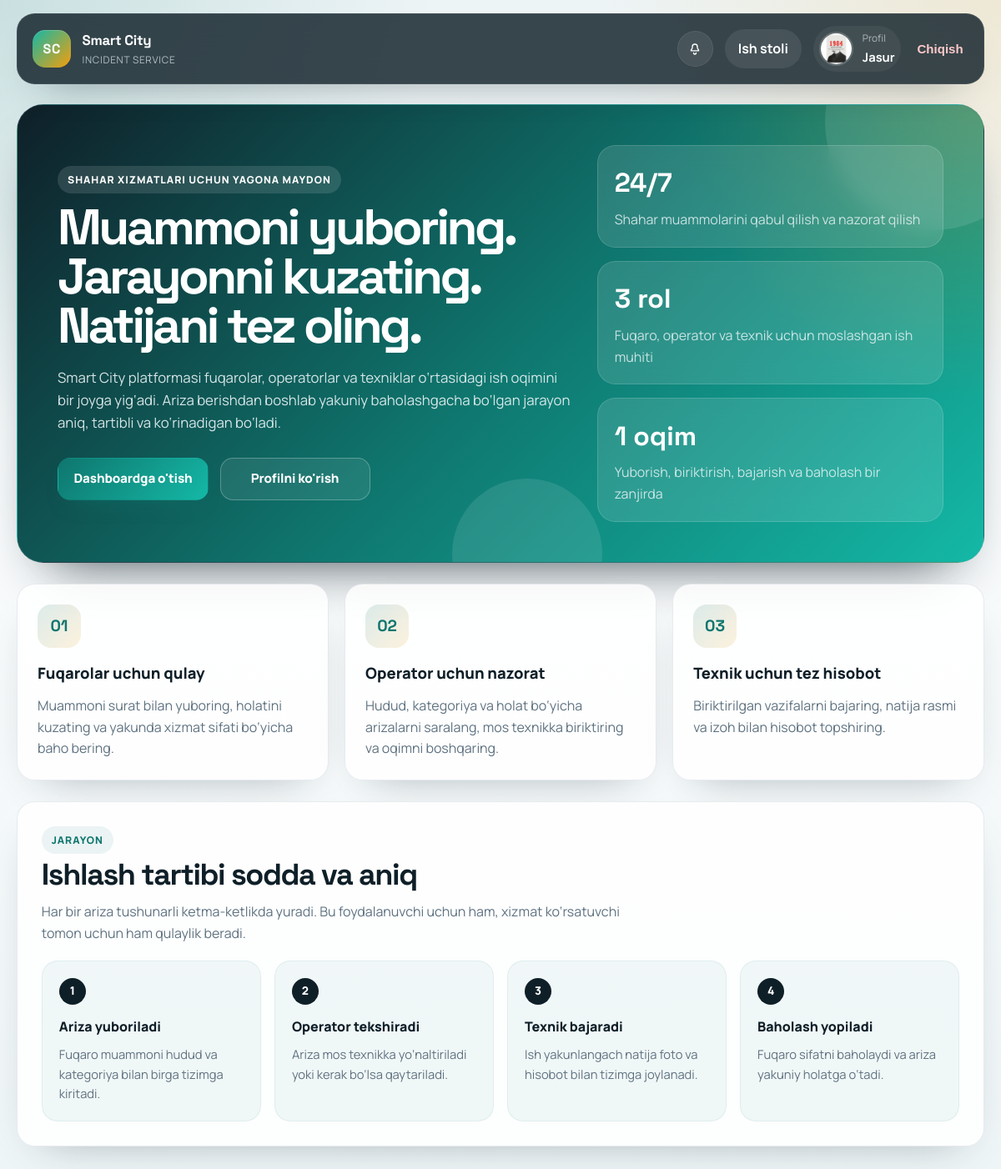
Screenshot of / (signed in) with the database file from the repository.
### accounts/models.py (models this page shows, shortened)
class User(AbstractUser):
    ROLE_CHOICES = (
        ('CITIZEN', 'Fuqaro'),
        ('OPERATOR', 'Operator'),
        ('TECHNICIAN', 'Texnik'),
    )
    role = models.CharField(max_length=20, choices=ROLE_CHOICES, default='CITIZEN')
    phone = models.CharField(max_length=20, blank=True, null=True)
    region = models.CharField(max_length=50, choices=REGION_CHOICES, blank=True)
    city = models.CharField(max_length=100, blank=True)
    telegram_id = models.CharField(max_length=100, blank=True, null=True, unique=True)
    category = models.ForeignKey('incidents.Category', on_delete=models.SET_NULL, null=True, blank=True)
    avatar = models.ImageField(upload_to='avatars/', blank=True, null=True)

### incidents/views.py (the view)
# urls.py: path('', views.HomeView.as_view(), name='home'),
class HomeView(View):
    def get(self, request):
        return render(request, 'incidents/home.html')

### incidents/context_processors.py (called while the page is built)
def notifications(request):
    if request.user.is_authenticated:
        return {
            'unread_notifications_count': request.user.notifications.filter(is_read=False).count()
        }
    return {'unread_notifications_count': 0}

### templates/incidents/home.html (shortened to what this page needs)
{% extends 'base.html' %}
{% block content %}
<div class="home-shell">
    <section class="home-hero card">
        <div class="home-hero__content">
            <div>
                <span class="eyebrow" style="background: rgba(255,255,255,0.12); color: var(--white);">Shahar xizmatlari uchun yagona maydon</span>
                <h1 class="home-title">Muammoni yuboring. Jarayonni kuzating. Natijani tez oling.</h1>
                <p class="home-copy">Smart City platformasi fuqarolar, operatorlar va texniklar o‘rtasidagi ish oqimini bir joyga yig‘adi. Ariza berishdan boshlab yakuniy baholashgacha bo‘lgan jarayon aniq, tartibli va ko‘rinadigan bo‘ladi.</p>
                <div class="home-actions">
                    {% if not user.is_authenticated %}
                        <a href="{% url 'register' %}" class="btn">Ro'yxatdan o'tish</a>
                        <a href="{% url 'login' %}" class="btn btn-outline">Kirish</a>
                    {% else %}
                        <a href="{% url 'dashboard' %}" class="btn">Dashboardga o'tish</a>
                        <a href="{% url 'profile' %}" class="btn btn-outline">Profilni ko'rish</a>
                    {% endif %}
                </div>
            </div>
            <div class="hero-metrics">
                <div class="hero-metric">
                    <div class="hero-metric__value">24/7</div>
                    <div class="hero-metric__label">Shahar muammolarini qabul qilish va nazorat qilish</div>
                </div>
                <div class="hero-metric">
                    <div class="hero-metric__value">3 rol</div>
                    <div class="hero-metric__label">Fuqaro, operator va texnik uchun moslashgan ish muhiti</div>
                </div>
                <div class="hero-metric">
                    <div class="hero-metric__value">1 oqim</div>
                    <div class="hero-metric__label">Yuborish, biriktirish, bajarish va baholash bir zanjirda</div>
                </div>
            </div>
        </div>
    </section>
    <section class="home-grid">
        <article class="card feature-card">
            <div class="feature-icon">01</div>
            <h3 class="feature-title">Fuqarolar uchun qulay</h3>
            <p class="feature-copy">Muammoni surat bilan yuboring, holatini kuzating va yakunda xizmat sifati bo‘yicha baho bering.</p>
        </article>
        <article class="card feature-card">
            <div class="feature-icon">02</div>
            <h3 class="feature-title">Operator uchun nazorat</h3>
            <p class="feature-copy">Hudud, kategoriya va holat bo‘yicha arizalarni saralang, mos texnikka biriktiring va oqimni boshqaring.</p>
        </article>
        <article class="card feature-card">
            <div class="feature-icon">03</div>
            <h3 class="feature-title">Texnik uchun tez hisobot</h3>
            <p class="feature-copy">Biriktirilgan vazifalarni bajaring, natija rasmi va izoh bilan hisobot topshiring.</p>
        </article>
    </section>
    <section class="card flow-card">
        <div class="section-header">
            <div>
                <span class="eyebrow">Jarayon</span>
                <h2 class="section-title">Ishlash tartibi sodda va aniq</h2>
                <p class="section-copy">Har bir ariza tushunarli ketma-ketlikda yuradi. Bu foydalanuvchi uchun ham, xizmat ko‘rsatuvchi tomon uchun ham qulaylik beradi.</p>
            </div>
        </div>
        <div class="flow-grid">
            <div class="flow-step">
                <div class="flow-step__number">1</div>
                <h3 class="flow-step__title">Ariza yuboriladi</h3>
                <p class="flow-step__copy">Fuqaro muammoni hudud va kategoriya bilan birga tizimga kiritadi.</p>
            </div>
            <div class="flow-step">
                <div class="flow-step__number">2</div>
                <h3 class="flow-step__title">Operator tekshiradi</h3>
                <p class="flow-step__copy">Ariza mos texnikka yo‘naltiriladi yoki kerak bo‘lsa qaytariladi.</p>
            </div>
            <div class="flow-step">
                <div class="flow-step__number">3</div>
                <h3 class="flow-step__title">Texnik bajaradi</h3>
                <p class="flow-step__copy">Ish yakunlangach natija foto va hisobot bilan tizimga joylanadi.</p>
            </div>
            <div class="flow-step">
                <div class="flow-step__number">4</div>
                <h3 class="flow-step__title">Baholash yopiladi</h3>
                <p class="flow-step__copy">Fuqaro sifatni baholaydi va ariza yakuniy holatga o‘tadi.</p>
            </div>
        </div>
    </section>
</div>
{% endblock %}

### templates/base.html (shortened to what this page needs)
<!DOCTYPE html>
<html lang="uz">
<head>
</head>
<body>
    <nav class="site-nav">
        <div class="nav-shell">
            <a href="/" class="brand-link">
                <span class="brand-mark">SC</span>
                <span class="brand-text">
                    <span class="brand-title">Smart City</span>
                    <span class="brand-subtitle">Incident Service</span>
                </span>
            </a>
            <div class="nav-links">
                {% if user.is_authenticated %}
                    <div class="notification-menu">
                        <button type="button" id="notif-toggle" class="notification-toggle" aria-expanded="false" aria-controls="notif-dropdown">
                        </button>
                    </div>
                    <a href="{% url 'dashboard' %}" class="nav-pill">Ish stoli</a>
                    <a href="{% url 'profile' %}" class="nav-user">
                        {% if user.avatar %}
                            <img src="{{ user.avatar.url }}" class="avatar" alt="Avatar">
                        {% else %}
                            <span class="avatar-fallback">{{ user.username|first|upper }}</span>
                        {% endif %}
                        <span class="nav-user__name">
                            <span class="nav-user__label">Profil</span>
                            <span class="nav-user__value">{{ user.first_name|default:user.username }}</span>
                        </span>
                    </a>
                    <form action="{% url 'logout' %}" method="post" class="logout-form">
                        <button type="submit" class="logout-btn">Chiqish</button>
                    </form>
                {% else %}
                    <a href="{% url 'login' %}" class="nav-link">Kirish</a>
                    <a href="{% url 'register' %}" class="nav-pill">Ro'yxatdan o'tish</a>
                {% endif %}
            </div>
        </div>
    </nav>
    <main class="page-shell">
        <div class="page-content animate-fade">
            {% block content %}{% endblock %}
        </div>
    </main>
</body>
</html>

### templates/incidents/home.html (style rules this page uses)
.home-shell { display: grid; gap: 1.6rem; }
.home-hero { position: relative; overflow: hidden; padding: 3rem; border-radius: 2rem; background: radial-gradient(circle at top right, rgba(245, 158, 11, 0.22), transparent 28%), linear-gradient(135deg, #0f1f28 0%, #0f766e 52%, #14b8a6 100%); color: var(--white); box-shadow: 0 34px 64px -40px rgba(15, 31, 40, 0.92); }
.home-hero::before, .home-hero::after { content: ""; position: absolute; border-radius: 999px; background: rgba(255, 255, 255, 0.1); }
.home-hero::before { width: 260px; height: 260px; top: -110px; right: -70px; }
.home-hero::after { width: 180px; height: 180px; left: 45%; bottom: -80px; }
.home-hero__content { position: relative; z-index: 1; display: grid; grid-template-columns: minmax(0, 1.2fr) minmax(320px, 0.8fr); gap: 1.6rem; align-items: center; }
.home-title { margin: 0.75rem 0 0; font-family: 'Space Grotesk', sans-serif; font-size: clamp(2.5rem, 5vw, 4.8rem); line-height: 0.98; letter-spacing: -0.06em; }
.home-copy { margin: 1.2rem 0 0; max-width: 700px; color: rgba(235, 244, 246, 0.9); font-size: 1.05rem; }
.home-actions { display: flex; flex-wrap: wrap; gap: 0.85rem; margin-top: 1.75rem; }
.home-actions .btn { min-width: 180px; }
.home-actions .btn-outline { color: var(--white); border-color: rgba(255, 255, 255, 0.26); background: rgba(255, 255, 255, 0.08); }
.hero-metrics { display: grid; gap: 1rem; }
.hero-metric { padding: 1.2rem; border-radius: 1.35rem; background: rgba(255, 255, 255, 0.12); border: 1px solid rgba(255, 255, 255, 0.14); backdrop-filter: blur(12px); }
.hero-metric__value { font-family: 'Space Grotesk', sans-serif; font-size: 2rem; font-weight: 700; }
.hero-metric__label { margin-top: 0.35rem; color: rgba(235, 244, 246, 0.82); }
.home-grid { display: grid; grid-template-columns: repeat(3, minmax(0, 1fr)); gap: 1.2rem; }
.feature-card { padding: 1.5rem; }
.feature-icon { width: 3.25rem; height: 3.25rem; border-radius: 1rem; display: inline-flex; align-items: center; justify-content: center; margin-bottom: 1rem; font-family: 'Space Grotesk', sans-serif; font-size: 1.2rem; font-weight: 700; color: var(--primary); background: linear-gradient(135deg, rgba(15, 118, 110, 0.14), rgba(245, 158, 11, 0.14)); }
.feature-title { margin: 0; font-size: 1.15rem; font-weight: 800; }
.feature-copy { margin: 0.7rem 0 0; color: var(--secondary); }
.flow-card { padding: 1.8rem; }
.flow-grid { display: grid; grid-template-columns: repeat(4, minmax(0, 1fr)); gap: 1rem; }
.flow-step { position: relative; padding: 1.25rem; border-radius: 1.2rem; background: rgba(15, 118, 110, 0.05); border: 1px solid rgba(15, 118, 110, 0.08); }
.flow-step__number { width: 2rem; height: 2rem; display: inline-flex; align-items: center; justify-content: center; border-radius: 999px; margin-bottom: 0.85rem; background: var(--dark); color: var(--white); font-size: 0.85rem; font-weight: 800; }
.flow-step__title { margin: 0; font-size: 1rem; font-weight: 800; }
.flow-step__copy { margin: 0.55rem 0 0; color: var(--secondary); font-size: 0.92rem; }

### rows the page displays
User: avatar (picture), first_name "Jasur"
